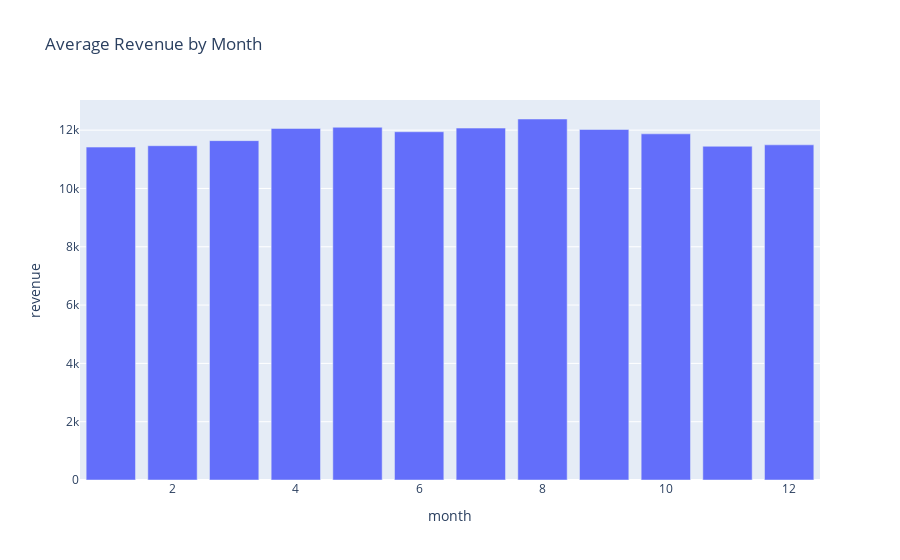

Notebook source saved alongside this figure:
### Code cell
# Monthly patterns
monthly_avg = store_data.groupby("month")["revenue"].mean().reset_index()
fig = px.bar(monthly_avg, x="month", y="revenue", title="Average Revenue by Month")
fig.show()

### Figure 1 — Plotly figure (JSON) as saved in the notebook; plotly's stock layout.template omitted (floating-point values rounded to 4 significant figures)
{"data": [{"hovertemplate": "month=%{x}<br>revenue=%{y}<extra></extra>", "legendgroup": "", "marker": {"color": "#636efa", "pattern": {"shape": ""}}, "name": "", "orientation": "v", "showlegend": false, "textposition": "auto", "type": "bar", "x": [1, 2, 3, 4, 5, 6, 7, 8, 9, 10, 11, 12], "xaxis": "x", "y": [11420.0, 11470.0, 11640.0, 12060.0, 12100.0, 11940.0, 12070.0, 12380.0, 12020.0, 11870.0, 11450.0, 11500.0], "yaxis": "y"}], "layout": {"barmode": "relative", "legend": {"tracegroupgap": 0}, "title": {"text": "Average Revenue by Month"}, "xaxis": {"anchor": "y", "domain": [0, 1], "title": {"text": "month"}}, "yaxis": {"anchor": "x", "domain": [0, 1], "title": {"text": "revenue"}}}}
